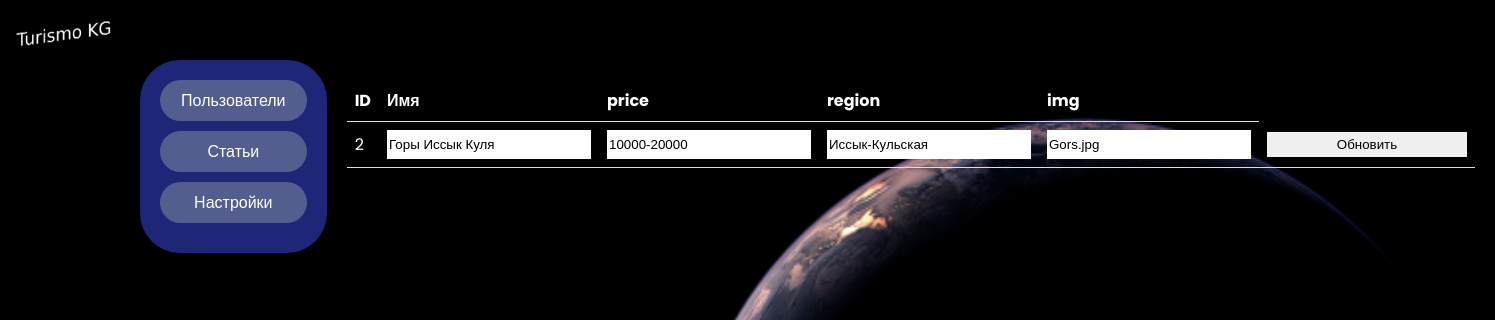
Page /avtorization/admin/admin.php?update=2 (signed in) on the committed database.
### tables this page shows
CREATE TABLE `places` (
  `id` int NOT NULL,
  `name` varchar(255) NOT NULL,
  `price` varchar(255) DEFAULT NULL,
  `region` text NOT NULL,
  `img` varchar(255) NOT NULL
);

### config/ClassAdmin.php (called while the page is built, shortened)
<?php
class ClassAdmin extends conect{
    public function All($structureName){
        $query = "SELECT * FROM $structureName";
        $stmt = self::$pdo->prepare($query);
        $stmt->execute();
        $all = $stmt->fetchAll(PDO::FETCH_ASSOC);
        return $all;
    }
};
?>

### avtorization/admin/admin.php (the view, shortened to what this page needs)
<?php
if ($_SESSION['name'] !== 'admin') {
    header('Location: ../../404.html');
    exit;
} else {
    require_once '../../config/ClassAdmin.php';
    $db = new ClassAdmin();
    $allUsers = $db->All('users');
    $allplaces = $db->All('places');
}
?>
<!DOCTYPE html>
<html>
<head>
    <link rel="stylesheet" href="adminStyle.css">
</head>
<body>
<div class="head"><?php require_once '../../attributes/head/head.php'; ?></div>
<div class="admin-panel">
    <div class="sidebar">
        <ul class="ul--1">
            <li class="li--1"><a class="a--1" href="?users">Пользователи</a></li>
            <li class="li--1"><a class="a--1" href="?places">Статьи</a></li>
            <li class="li--1"><a class="a--1" href="#">Настройки</a></li>
        </ul>
    </div>
    <div class="content">
        <?php if(isset($_GET['users'])){?>
        <table>
            <tr>
                <th>ID</th>
                <th>Имя</th>
                <th>Email</th>
                <th>img</th>
                <th>Действия</th>
            </tr>
            <?php foreach ($allUsers as $key) { ?>
                <tr>
                    <td><?= $key['id'] ?></td>
                    <td><?= $key['name'] ?></td>
                    <td><?= $key['email'] ?></td>
                    <td><img src="../../imgDefolt/imgUsers/<?= $key['img'] ?>" width="100px"></td>
                    <td>
                        <a class="button" href="?delete_id=<?= $key['id']; ?>&t=users" onclick="return confirm('Вы уверены, что хотите удалить пользователя?')">Удалить</a>
                    </td>
                </tr>
            <?php } ?>
        </table>
        <?php }else if (isset($_GET['update'])) { ?>
            <form method="post" action="" enctype="multipart/form-data">
                <table>
                    <tr>
                        <th>ID</th>
                        <th>Имя</th>
                        <th>price</th>
                        <th>region</th>
                        <th>img</th>
                    </tr>
                    <?php foreach ($allplaces as $key) {
                        if ($key['id'] == $_GET['update']) { ?>
                            <tr>
                                <td><?= $key['id']; ?></td>
                                <td><input type="text" name="name" value="<?= $key['name']; ?>"></td>
                                <td><input type="text" name="price" value="<?= $key['price']; ?>"></td>
                                <td><input type="text" name="region" value="<?= $key['region']; ?>"></td>
                                <td><input type="text" name="img" value="<?= $key['img']; ?>"></td>
                                <td>
                                    <input type="submit" name="Update" value="Обновить">
                                </td>
                            </tr>
                    <?php }
                    } ?>
                </table>
            </form>
        <?php } else if (isset($_GET['cread'])) { ?>
            <form method="post" action="" enctype="multipart/form-data">
                <table>
                    <tr>
                        <th>Имя</th>
                        <th>price</th>
                        <th>region</th>
                        <th>img</th>
                    </tr>
                        <tr>
                            <td><input type="text" required="required" name="name" placeholder="Name"></td>
                            <td><input type="text" required="required" name="price" placeholder="Price"></td>
                            <td>
                                <input type="radio" id="huey" name="region" value="Иссык-Кульская" checked>
                                <label for="Иссык-Кульская">Иссык-Кульская</label>
                                </div>
                                <div>
                                    <input type="radio" id="louie" name="region" value="Чуйская">
                                    <label for="Чуйская">Чуйская</label>
                                </div>
                                <div>
                                    <input type="radio" id="louie" name="region" value="Таласская">
                                    <label for="Таласская">Таласская</label>
                                </div>
                                <div>
                                    <input type="radio" id="louie" name="region" value="Нарынская">
                                    <label for="Нарынская">Нарынская</label>
                                </div>
                                <div>
                                    <input type="radio" id="louie" name="region" value="Ошская">
                                    <label for="Ошская">Ошская</label>
                                </div>
                                <div>
                                    <input type="radio" id="louie" name="region" value="Джалал-Абадская">
                                    <label for="Джалал-Абадская">Джалал-Абадская</label>
                                </div>
                                <div>
                                    <input type="radio" id="louie" name="region" value="Джалал-Абадская">
                                    <label for="Джалал-Абадская">Баткенская</label>
                                </div>
                            </td>
                            <td>
                                <input type="file" name="file">
                            </td>
                            <td><input class="button" type="submit" name="Creat" value="Добавить"></td>
                        </tr>
                </table>
            </form>
        <?php } ?>
    </div>
</div>
</body>
</html>

### avtorization/admin/adminStyle.css (style rules this page uses)
.head { height: 60px; }
body { color: #fff; background-image: url(../../imgDefolt/DefoltFoto/fon12.png); background-size: cover; }
.admin-panel { display: flex; }
.admin-panel .sidebar { width: 200px; background-color: #4255ff77; padding: 20px; border-radius: 40px; margin-left: 10px; }
.admin-panel .content { flex-grow: 1; padding: 20px; }
.sidebar .ul--1 { list-style-type: none; padding: 0; margin: 0; }
.sidebar .li--1 { margin-bottom: 10px; }
.sidebar .a--1 { display: block; text-align: center; padding: 8px 16px; background-color: #535e8e; border-radius: 40px; text-decoration: none; color: #ffffff; }
table { border-collapse: collapse; width: 100%; }
th, td { padding: 8px; text-align: left; height: 100%; width: 100%; border-bottom: 1px solid #ddd; }
input { border-color: #00000000; width: 200px; height: 25px; }

### attributes/head/head.php (style rules this page uses)
body { font-family: 'Poppins', sans-serif; }
* { margin: 0; padding: 0; }

### rows in the picture
places: id "2", name "Горы Иссык Куля", price "10000-20000", region "Иссык-Кульская", img "Gors.jpg"
